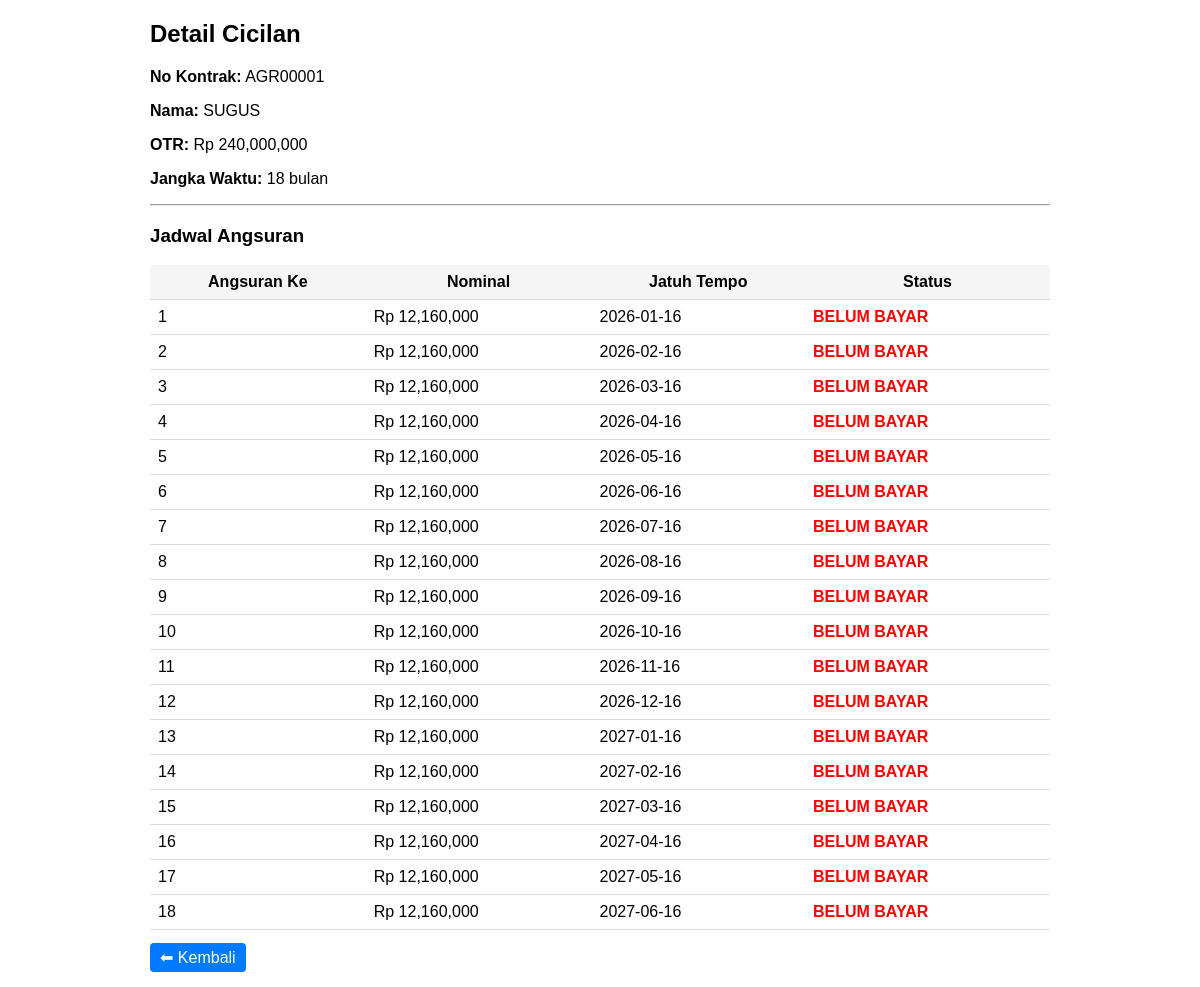
The app's page /detail.php?no_kontrak=AGR00001 with its own data.
### tables this page shows
CREATE TABLE `kontrak` (
  `id` int(11) NOT NULL,
  `no_kontrak` varchar(50) NOT NULL,
  `nama` varchar(100) NOT NULL,
  `otr` bigint(20) UNSIGNED NOT NULL,
  `dp` bigint(20) UNSIGNED NOT NULL DEFAULT 0,
  `jangka_waktu` int(10) UNSIGNED NOT NULL,
  `created_at` datetime NOT NULL DEFAULT current_timestamp()
);

CREATE TABLE `jadwal_angsuran` (
  `id` int(11) NOT NULL,
  `no_kontrak` varchar(50) NOT NULL,
  `angsuran_ke` int(10) UNSIGNED NOT NULL,
  `angsuran_perbln` bigint(20) UNSIGNED NOT NULL,
  `tanggal_jatuh_tempo` date NOT NULL,
  `status_bayar` enum('BELUM BAYAR','LUNAS') NOT NULL DEFAULT 'BELUM BAYAR',
  `created_at` datetime NOT NULL DEFAULT current_timestamp()
);

### detail.php (the view, shortened to what this page needs)
<?php
require_once 'db.php';
$no_kontrak = $_GET['no_kontrak'];
$stmt = $pdo->prepare("SELECT * FROM kontrak WHERE no_kontrak = ?");
$stmt->execute([$no_kontrak]);
$kontrak = $stmt->fetch();
$stmt = $pdo->prepare("SELECT * FROM jadwal_angsuran WHERE no_kontrak = ? ORDER BY angsuran_ke ASC");
$stmt->execute([$no_kontrak]);
$jadwal = $stmt->fetchAll();
?>
<!DOCTYPE html>
<html>
<head>
</head>
<body>
<h2>Detail Cicilan</h2>
<p><b>No Kontrak:</b> <?php echo htmlspecialchars($kontrak['no_kontrak']); ?></p>
<p><b>Nama:</b> <?php echo htmlspecialchars($kontrak['nama']); ?></p>
<p><b>OTR:</b> Rp <?php echo number_format($kontrak['otr']); ?></p>
<p><b>Jangka Waktu:</b> <?php echo $kontrak['jangka_waktu']; ?> bulan</p>
<hr>
<h3>Jadwal Angsuran</h3>
<?php if (count($jadwal) == 0): ?>
    <p>Jadwal angsuran belum dibuat.</p>
<?php else: ?>
<table>
<tr>
  <th>Angsuran Ke</th>
  <th>Nominal</th>
  <th>Jatuh Tempo</th>
  <th>Status</th>
</tr>
<?php foreach ($jadwal as $row): ?>
<tr>
  <td><?= $row['angsuran_ke']; ?></td>
  <td>Rp <?= number_format($row['angsuran_perbln']); ?></td>
  <td><?= $row['tanggal_jatuh_tempo']; ?></td>
  <td class="<?= $row['status_bayar'] == 'LUNAS' ? 'paid' : 'unpaid' ?>">
       <?= $row['status_bayar']; ?>
  </td>
</tr>
<?php endforeach; ?>
</table>
<?php endif; ?>
<br>
<a href="index.php" class="btn">⬅ Kembali</a>
</body>
</html>

### detail.php (style rules this page uses)
body { font-family: Arial; max-width: 900px; margin: 20px auto; }
table { width:100%; border-collapse: collapse; }
th, td { border-bottom:1px solid #ddd; padding:8px; }
th { background:#f5f5f5; }
.unpaid { color:red; font-weight:bold; }
.btn { padding:6px 10px; border-radius:4px; text-decoration:none; color:white; background:#007bff; }

### records on screen
kontrak: no_kontrak "AGR00001", nama "SUGUS", otr "240,000,000", jangka_waktu "18"
jadwal_angsuran: angsuran_ke "1", angsuran_perbln "12,160,000", tanggal_jatuh_tempo "2026-01-16", status_bayar "BELUM BAYAR"
jadwal_angsuran: angsuran_ke "2", angsuran_perbln "12,160,000", tanggal_jatuh_tempo "2026-02-16", status_bayar "BELUM BAYAR"
jadwal_angsuran: angsuran_ke "3", angsuran_perbln "12,160,000", tanggal_jatuh_tempo "2026-03-16", status_bayar "BELUM BAYAR"
jadwal_angsuran: angsuran_ke "4", angsuran_perbln "12,160,000", tanggal_jatuh_tempo "2026-04-16", status_bayar "BELUM BAYAR"
jadwal_angsuran: angsuran_ke "5", angsuran_perbln "12,160,000", tanggal_jatuh_tempo "2026-05-16", status_bayar "BELUM BAYAR"
jadwal_angsuran: angsuran_ke "6", angsuran_perbln "12,160,000", tanggal_jatuh_tempo "2026-06-16", status_bayar "BELUM BAYAR"
jadwal_angsuran: angsuran_ke "7", angsuran_perbln "12,160,000", tanggal_jatuh_tempo "2026-07-16", status_bayar "BELUM BAYAR"
jadwal_angsuran: angsuran_ke "8", angsuran_perbln "12,160,000", tanggal_jatuh_tempo "2026-08-16", status_bayar "BELUM BAYAR"
jadwal_angsuran: angsuran_ke "9", angsuran_perbln "12,160,000", tanggal_jatuh_tempo "2026-09-16", status_bayar "BELUM BAYAR"
jadwal_angsuran: angsuran_ke "10", angsuran_perbln "12,160,000", tanggal_jatuh_tempo "2026-10-16", status_bayar "BELUM BAYAR"
jadwal_angsuran: angsuran_ke "11", angsuran_perbln "12,160,000", tanggal_jatuh_tempo "2026-11-16", status_bayar "BELUM BAYAR"
jadwal_angsuran: angsuran_ke "12", angsuran_perbln "12,160,000", tanggal_jatuh_tempo "2026-12-16", status_bayar "BELUM BAYAR"
jadwal_angsuran: angsuran_ke "13", angsuran_perbln "12,160,000", tanggal_jatuh_tempo "2027-01-16", status_bayar "BELUM BAYAR"
jadwal_angsuran: angsuran_ke "14", angsuran_perbln "12,160,000", tanggal_jatuh_tempo "2027-02-16", status_bayar "BELUM BAYAR"
jadwal_angsuran: angsuran_ke "15", angsuran_perbln "12,160,000", tanggal_jatuh_tempo "2027-03-16", status_bayar "BELUM BAYAR"
jadwal_angsuran: angsuran_ke "16", angsuran_perbln "12,160,000", tanggal_jatuh_tempo "2027-04-16", status_bayar "BELUM BAYAR"
jadwal_angsuran: angsuran_ke "17", angsuran_perbln "12,160,000", tanggal_jatuh_tempo "2027-05-16", status_bayar "BELUM BAYAR"
jadwal_angsuran: angsuran_ke "18", angsuran_perbln "12,160,000", tanggal_jatuh_tempo "2027-06-16", status_bayar "BELUM BAYAR"
